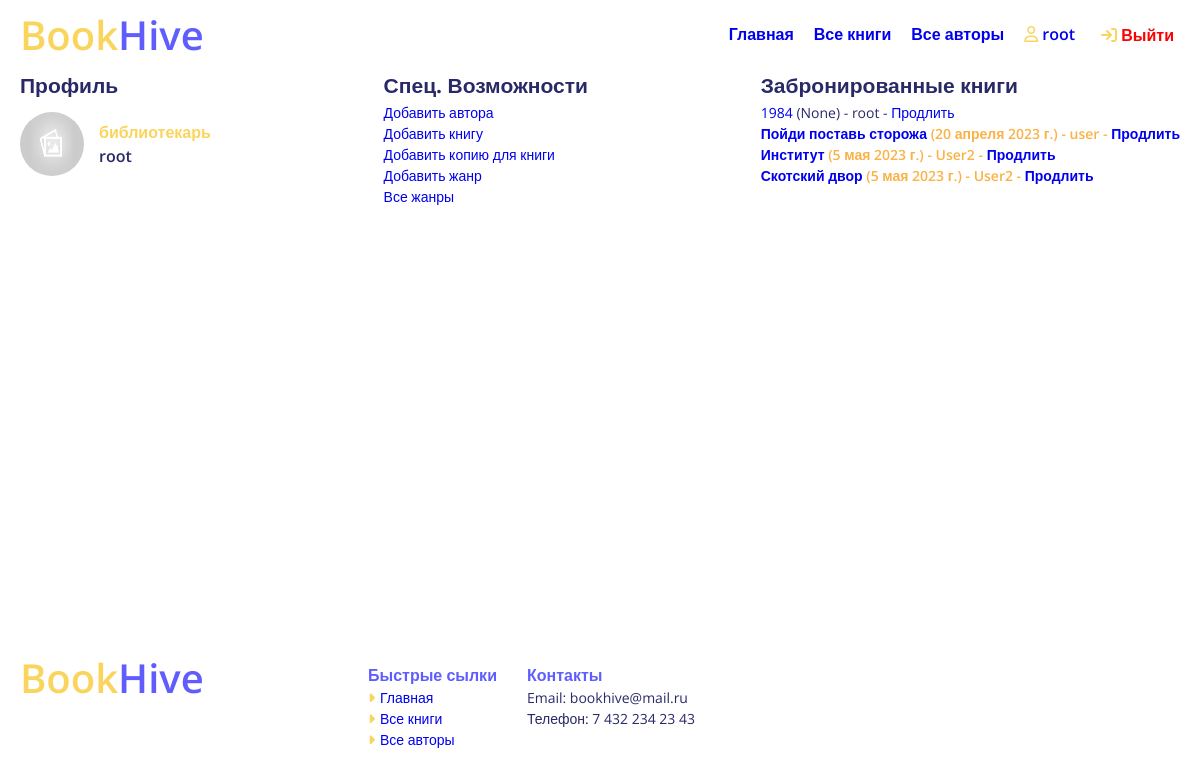
/accounts/profile/ (signed in), run on an earlier commit of the app's database.
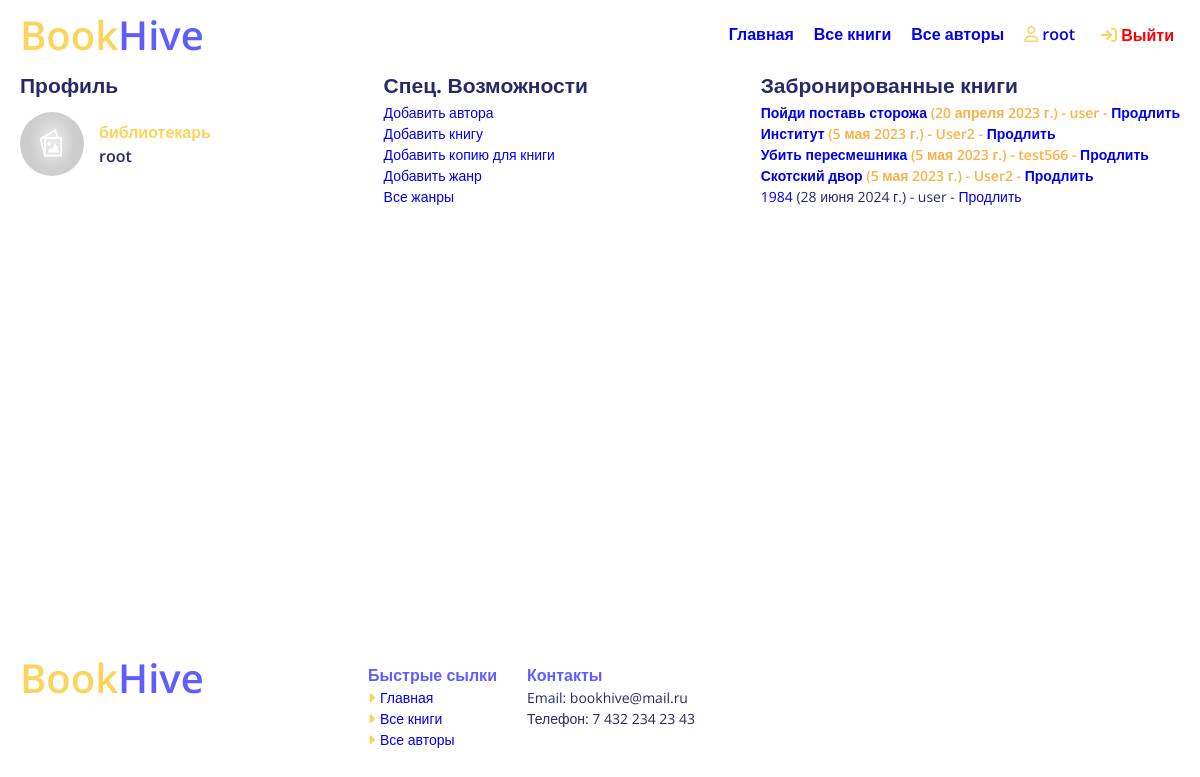
And on a later commit of the database.
### catalog/models.py (models this page shows, shortened)
class BookInstance(models.Model):
    id = models.UUIDField(primary_key=True, default=uuid.uuid4, help_text="Уникальный идентификатор для данной книги в библиотеке")
    book = models.ForeignKey('Book', on_delete=models.SET_NULL, null=True)
    imprint = models.CharField(max_length=200)
    due_back = models.DateField(null=True, blank=True, help_text="Дата возврата")
    borrower = models.ForeignKey(User, on_delete=models.SET_NULL, null=True, blank=True)
    LOAN_STATUS = (
        ('m', 'Обслуживание'),
        ('o', 'Выдана'),
        ('a', 'Доступна'),
        ('r', 'Зарезервирована'),
    )
    status = models.CharField(max_length=1, choices=LOAN_STATUS, blank=True, default='m', help_text='Доступность книги')
    class Meta:
        ordering = ["due_back"]
        permissions = (("can_mark_returned", "Установка статуса 'Возвращена'"),)
    @property
    def is_overdue(self):
        if self.due_back and date.today() > self.due_back:
            return True
        return False

class Book(models.Model):
    image = models.ImageField(null=True, blank=True,default='default.jpg', upload_to='Books')
    title = models.CharField(max_length=200)
    author = models.ForeignKey('Author', on_delete=models.SET_NULL, null=True)
    summary = models.TextField(max_length=1000, help_text="Введите краткое описание книги")
    isbn = models.CharField('ISBN',max_length=13, help_text='13-значный номер <a href="https://www.isbn-international.org/content/what-isbn">ISBN</a>')
    genre = models.ManyToManyField(Genre, help_text="Выберите жанры для этой книги")
    def display_genre(self):
        """
        Создает строку для жанра. Необходимо для отображения жанра в админке.
        """
        return ', '.join([ genre.name for genre in self.genre.all()[:3] ])
    display_genre.short_description = 'Жанр'

### catalog/views.py (the view)
# urls.py: path('accounts/profile/', views.ProfileView.as_view(), name='profile'),
class ProfileView(LoginRequiredMixin, generic.ListView):
    model = BookInstance
    template_name ='catalog/profile.html'
    def get_queryset(self):
        if self.request.user.groups.filter(name='Библиотекари').exists():
            return BookInstance.objects.filter(status__exact='o').order_by('due_back')
        else:
            return BookInstance.objects.filter(borrower=self.request.user).filter(status__exact='o').order_by('due_back')
    def get_context_data(self, **kwargs):
        context = super().get_context_data(**kwargs)
        context['is_librarian'] = self.request.user.groups.filter(name='Библиотекари').exists()
        return context

### catalog/templates/catalog/profile.html
{% extends "base_generic.html" %}
{% load static %}
{% block content %}
    <div class="account __container">
      <div class="profile">
          <h2>Профиль</h1>
            <div class="profile-header">
              <div class="profile__image">
                <img src="{% static 'img/default.jpg' %}" alt="">
              </div>
              <div class="profile-header__info">
                {% if is_librarian  %}
                  <p class="profile__status" style="color: #FAD55E;">библиотекарь</p>
                {% else %}
                  <p class="profile__status">пользователь</p>
                {% endif %}
                <p class="profile__name">{{ user.get_username }}</p>
              </div>
            </div>
            <div class="profile__dictation">
              <a class=" btn" href="#">Редактировать</a>
            </div>
      </div>
      {% if is_librarian  %}
        <div class="">
          <h2>Спец. Возможности</h1>
            <ul>
              <li><a href="{% url 'author_create' %}">Добавить автора</a></li>
              <li><a href="{% url 'book_create' %}">Добавить книгу</a></li>
              <li><a href="{% url 'book_instance_create' %}">Добавить копию для книги</a></li>
              <li><a href="{% url 'genre_create' %}">Добавить жанр</a></li>
              <li><a href="{% url 'genre_list' %}">Все жанры</a></li>
            </ul>
        </div>
      {% endif %}
      <div class="">
        <h2>Забронированные книги</h1>
          {% if bookinstance_list %}
          <ul>
            {% for bookinst in bookinstance_list %}
            {% if is_librarian  %}
                <li class="{% if bookinst.is_overdue %}text-danger{% endif %}">
                  <a href="{% url 'book-detail' bookinst.book.pk %}">{{bookinst.book.title}}</a> ({{ bookinst.due_back }}) - {{ bookinst.borrower }} - <a href="{% url 'renew-book-librarian' bookinst.id %}">Продлить</a>
            {% else %}
                <li class="{% if bookinst.is_overdue %}text-danger{% endif %}">
                  <a href="{% url 'book-detail' bookinst.book.pk %}">{{bookinst.book.title}}</a> ({{ bookinst.due_back }})
                </li>
            {% endif %}
            {% endfor %}
          </ul>
      </div>
    </div>
    {% else %}
      <p>У вас нет книг в прокате.</p>
    {% endif %}
{% endblock %}

What changed in the data, as far as the page shows it:
now on this page (row edited): BookInstance: book "Убить пересмешника", due_back "5 мая 2023 г.", borrower "test566"
changed BookInstance: due_back "None" → "28 июня 2024 г."; borrower "root" → "user"; moves down the list
